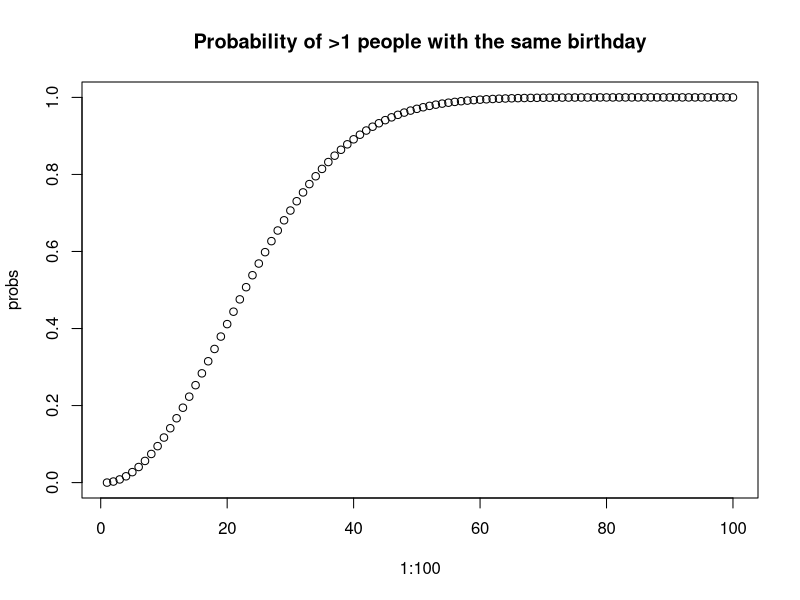

Source code (R):
## ---- chunk 1
# the birthday experiment with k people
birthday_experiment <- function(k = 30) {
  
  # draw k random numbers from 1 to 365 with replacement
  birthdays <- sample(1:365, k, replace = T) 
  
  # number of duplicated birthdays
  dups <- length(birthdays) - length(unique(birthdays))
  
  # return the value
  dups
}

# repeat the experiment 1000 times
results <- replicate(1000, birthday_experiment(k = 30))

# count frequencies
table(results) |> knitr::kable()
## ---- chunk 2
# compute the probability of birthday match for 30 people
prob <- pbirthday(30) 

# compute a vector of probabilities for 1,2...100 people
probs <- sapply(1:100, pbirthday)

# make a plot
plot(1:100, probs, main = "Probability of >1 people with the same birthday")
